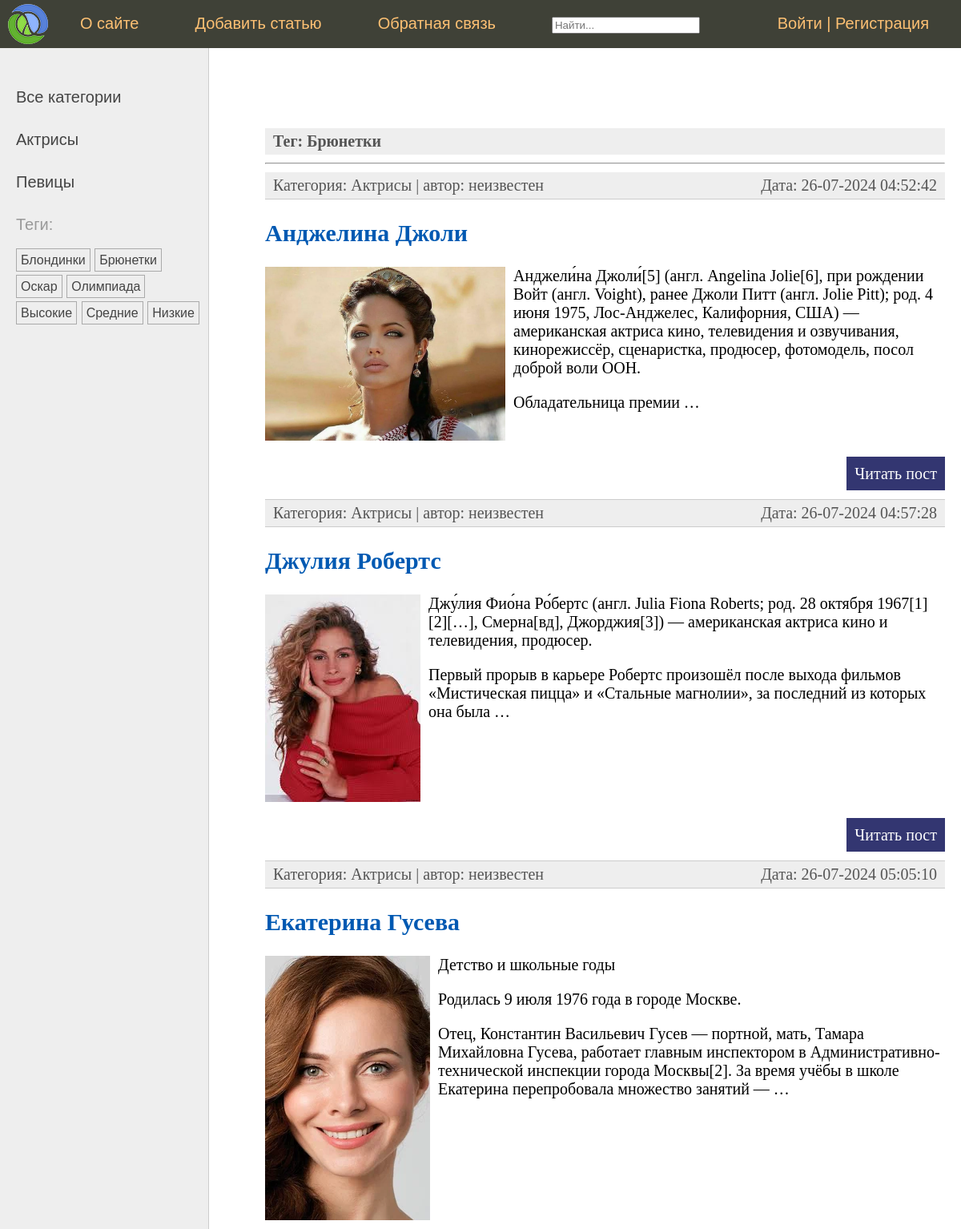
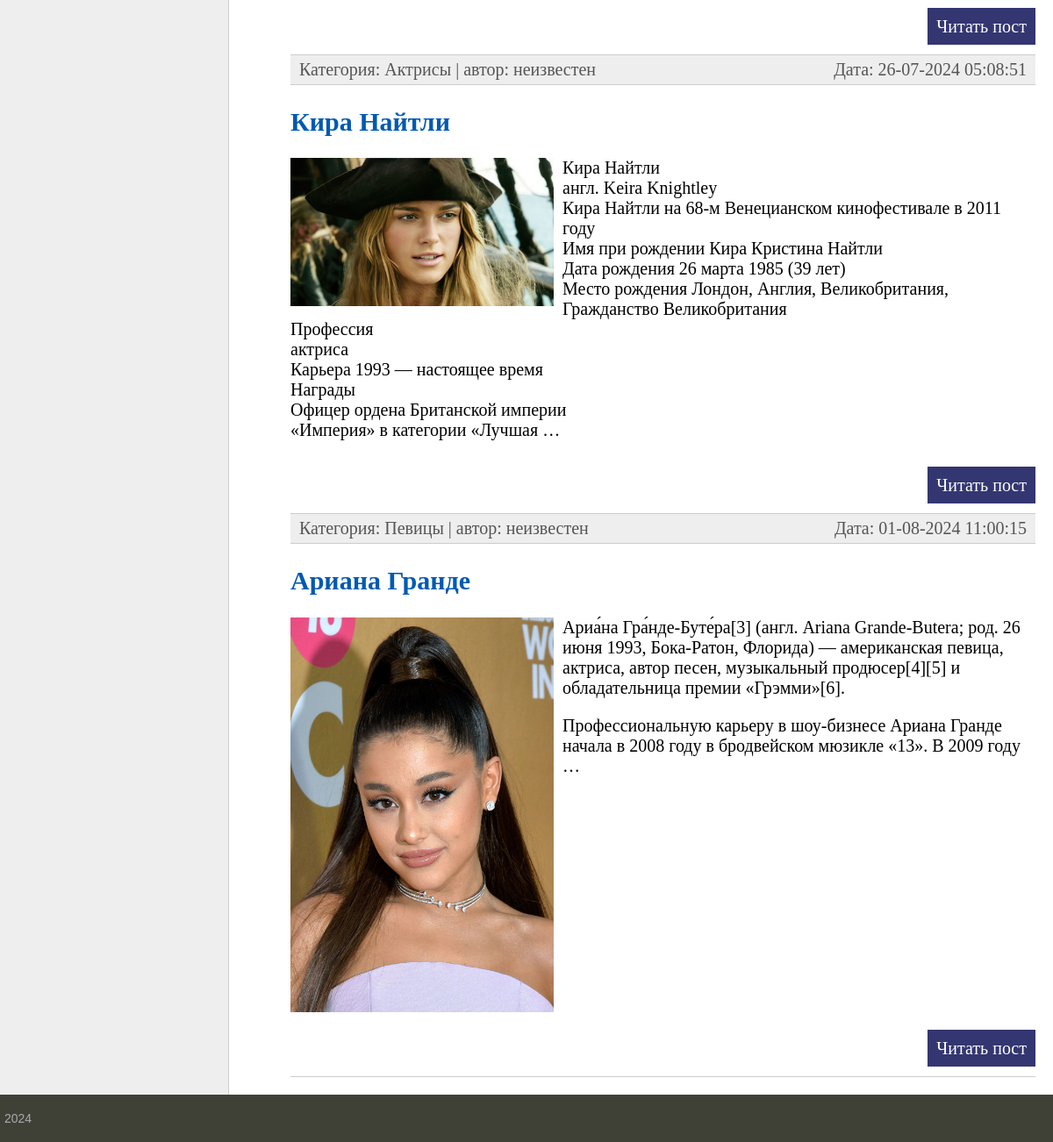
Screenshot of /tag/brunetky/ with the database file from the repository (2 pictures, top to bottom).
### women/models.py (models this page shows, shortened)
class Category(models.Model):
    name = models.CharField(max_length=100, db_index=True, verbose_name="Категория")
    slug = models.SlugField(max_length=255, unique=True, db_index=True)
    class Meta:
        verbose_name = 'Категория'
        verbose_name_plural = 'Категории'
    def get_absolute_url(self):
        return reverse('category', kwargs={'cat_slug': self.slug})

class TagPost(models.Model):
    tag = models.CharField(max_length=100, db_index=True)
    slug = models.SlugField(max_length=255, unique=True, db_index=True)
    class Meta:
        verbose_name = 'Тэг'
        verbose_name_plural = 'Тэги'
    def get_absolute_url(self):
        return reverse_lazy('tag', kwargs={'tag_slug': self.slug})

class Women(models.Model):
    class Status(models.IntegerChoices):
        DRAFT = 0, 'Черновик'
        PUBLISHED = 1, 'Опубликовано'
    title = models.CharField(max_length=255, verbose_name='Заголовок')
    slug = models.SlugField(max_length=255, db_index=True, unique=True)
    content = models.TextField(blank=True, verbose_name='Текст статьи')
    photo = models.ImageField(upload_to="photos/%Y/%m/%d/", verbose_name='Фото')
    time_create = models.DateTimeField(auto_now_add=True, verbose_name='Время создания')
    time_update = models.DateTimeField(auto_now=True, verbose_name='Время обновления')
    is_published = models.BooleanField(choices=tuple(map(lambda x: (bool(x[0]), x[1]), Status.choices)),
                                       default=Status.DRAFT, verbose_name="Статус")
    cat = models.ForeignKey('Category', on_delete=models.PROTECT, related_name='posts', verbose_name='Рубрика')
    tags = models.ManyToManyField('TagPost', blank=True, related_name='tags', verbose_name='Метки')
    objects = models.Manager()
    published = PublishedModel()
    husband = models.OneToOneField('Husband', on_delete=models.SET_NULL, null=True, blank=True, related_name='wuman', verbose_name='Муж')
    author = models.ForeignKey(get_user_model(), on_delete=models.SET_NULL, related_name='posts', null=True, default=None)
    class Meta:
        verbose_name = 'Женщина'
        verbose_name_plural = 'Женщины'
        ordering = ['time_create']
        indexes = [
            models.Index(fields=['-time_create']),
        ]
    def get_absolute_url(self):
        return reverse('post', kwargs={'post_slug': self.slug})

### women/views.py (the view)
# urls.py: path('tag/<slug:tag_slug>/', ShowPostsByTag.as_view(), name='tag'),
class ShowPostsByTag(DataMixin, View):
    def get(self, request, **kwargs):
        tag = get_object_or_404(TagPost, slug=kwargs['tag_slug'])
        posts = tag.tags.filter(is_published=Women.Status.PUBLISHED)
        data = {
            'title': f'Тег: {tag.tag}',
            'women_list': posts, }
        return render(request, 'women/index.html', context=data)

### users/context_processors.py (called while the page is built)
def get_women_context(request):
    return {'mainmenu': menu}

### women/templatetags/women_tags.py (called while the page is built)
@register.inclusion_tag('women/list_categories.html')
def show_categories(cat_selected=0):
    cats = Category.objects.all()
    return {'cats': cats, 'cat_selected': cat_selected}

@register.inclusion_tag('women/list_tags.html')
def show_all_tags():
    return {"tags": TagPost.objects.all()}

### women/templates/women/index.html (shortened to what this page needs)
{% extends 'base.html' %}
{% block content %}
<div class="article-panel"><strong>{{ title }}</strong></div>
<hr>
<ul class="list-articles">
	{% if women_list %}
	{% for p in women_list %}
	<li><div class="article-panel">
         <p class="first">Категория: {{p.cat.name}} | автор:
	{{ p.author.username|default:"неизвестен" }}</p>
         <p class="last">Дата: {{p.time_create|date:"d-m-Y H:i:s"}}</p>
	</div>
	<li><a href="{{ p.get_absolute_url }}"><h2>{{p.title}}</h2></a>
	{% if p.photo %}
	<p ><img class="img-article-left" src="{{p.photo.url}}"></p>
	{% endif %}
    {% autoescape off %}
	{{p.content|linebreaks|truncatewords:40|safe}}
    {% endautoescape %}
			<p class="link-read-post"><a href="{{ p.get_absolute_url }}">Читать пост</a></p>
			</li>
	{% endfor %}
</ul>
{% else %}
<p>Статьи отсутствуют</p>
{% endif %}
{% endblock %}

### women/templates/women/list_categories.html
{% for cat in cats %}
{% if cat.id == cat_selected %}
<li class="selected">{{cat.name}}</li>
{% else %}
<li><a href="{{ cat.get_absolute_url }}">{{cat.name}}</a></li>
{% endif %}
{% endfor %}

### women/templates/women/list_tags.html
{% if tags %}
    Теги:</p>
    <ul class="tags-list">
        {% for t in tags %}
        <li><a href="{{t.get_absolute_url}}">{{t.tag}}</a></li>
        {% endfor %}
    </ul>
{% endif %}

### women/static/women/css/styles.css (style rules this page uses)
html, body { font-family: 'Arial'; margin: 0; padding: 0; height: 100%; width: 100%; color: #444; }
a { color: #0059b2; text-decoration: none; }
img { max-width: 600px; height: auto; }
img.img-article-left { max-width: 300px; height: auto; float: left; padding: 0 10px 10px 0; }
p.link-read-post { text-align: right; }
p.link-read-post a { padding: 10px; min-width: 100px; background: #333671; color: #fff; text-decoration: none; }
div.article-panel { background: #eee; padding: 5px 10px 5px 10px; box-sizing: border-box; overflow: hidden; color: #555; }
div.article-panel p.first { margin: 0; float: left; }
div.article-panel p.last { margin: 0; float: right; }
ul.list-articles { list-style: none; margin: 0; padding: 0; }
ul.list-articles li { border-bottom: 1px solid #ccc; }
.left-chapters ul { width: 230px; margin: 0; padding: 20px 10px 10px 20px; list-style: none; font-size: 20px; }
.left-chapters ul li { margin: 30px 0 0 0; color: #999; }
.left-chapters ul li a { color: #444; text-decoration: none; }
ul.tags-list { width: 100%; margin: 0; padding: 0; list-style: none; }
ul.tags-list li { margin: 0; padding: 0 0 10px; display: inline-block; }
ul.tags-list li a { padding: 5px; font-size: 16px; border: 1px solid #aaa; }

### rows the page displays
Category: name "Актрисы"
Category: name "Певицы"
TagPost: tag "Блондинки"
TagPost: tag "Брюнетки"
TagPost: tag "Оскар"
TagPost: tag "Олимпиада"
TagPost: tag "Высокие"
TagPost: tag "Средние"
TagPost: tag "Низкие"
Women: cat.name "Актрисы", author.username "неизвестен", time_create "26-07-2024 04:52:42", title "Анджелина Джоли", photo (picture), content "Анджели́на Джоли́[5] (англ. Angelina Jolie[6], при рождении Войт (англ. Voight), ранее Джоли Питт (англ. Jolie Pitt); род. 4 июня 1975, Лос-Анджелес, Калифорния, США) — американская актриса кино, телевидения и озвучивания, кинорежиссёр, сценаристка, продюсер, фотомодель, посол доброй воли ООН. Обладательница премии …"
Women: cat.name "Актрисы", author.username "неизвестен", time_create "26-07-2024 04:57:28", title "Джулия Робертс", photo (picture), content "Джу́лия Фио́на Ро́бертс (англ. Julia Fiona Roberts; род. 28 октября 1967[1][2][…], Смерна[вд], Джорджия[3]) — американская актриса кино и телевидения, продюсер. Первый прорыв в карьере Робертс произошёл после выхода фильмов «Мистическая пицца» и «Стальные магнолии», за последний из которых она была …"
Women: cat.name "Актрисы", author.username "неизвестен", time_create "26-07-2024 05:05:10", title "Екатерина Гусева", photo (picture), content "Детство и школьные годы Родилась 9 июля 1976 года в городе Москве. Отец, Константин Васильевич Гусев — портной, мать, Тамара Михайловна Гусева, работает главным инспектором в Административно-технической инспекции города Москвы[2]. За время учёбы в школе Екатерина перепробовала множество занятий — …"
Women: cat.name "Актрисы", author.username "неизвестен", time_create "26-07-2024 05:08:51", title "Кира Найтли", photo (picture), content "Кира Найтли англ. Keira Knightley Кира Найтли на 68-м Венецианском кинофестивале в 2011 году Имя при рождении Кира Кристина Найтли Дата рождения 26 марта 1985 (39 лет) Место рождения Лондон, Англия, Великобритания, Гражданство Великобритания Профессия актриса Карьера 1993 — настоящее время Награды Офицер ордена Британской империи «Империя» в категории «Лучшая …"
Women: cat.name "Певицы", author.username "неизвестен", time_create "01-08-2024 11:00:15", title "Ариана Гранде", photo (picture), content "Ариа́на Гра́нде-Буте́ра[3] (англ. Ariana Grande-Butera; род. 26 июня 1993, Бока-Ратон, Флорида) — американская певица, актриса, автор песен, музыкальный продюсер[4][5] и обладательница премии «Грэмми»[6]. Профессиональную карьеру в шоу-бизнесе Ариана Гранде начала в 2008 году в бродвейском мюзикле «13». В 2009 году …"

### other values shown
{{ m.title }} "О сайте" "Добавить статью" "Обратная связь"
{{ title }} "Тег: Брюнетки"
